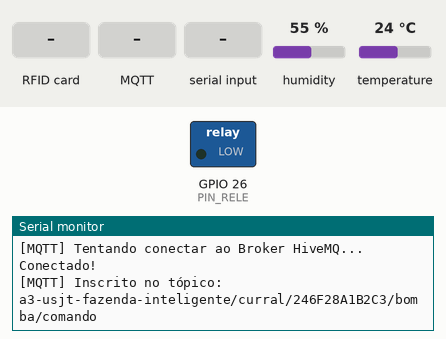
Simulated run of this sketch. Board: ESP32. Shown: switched loads named in the sketch (green lamp = pin HIGH), the last lines printed to the serial monitor. The test bench sets the inputs (shaded band); at power-on: humidity 55 %, temperature 24 °C. WiFi joins after 1.5 s; servers stay silent unless stated; random numbers use the default seed unless the sketch sets one; no MQTT or app messages arrive unless stated.

Above: at 2.8 s.
2.9 s: RFID card E2 80 11 60 held to the reader
At 4.1 s:
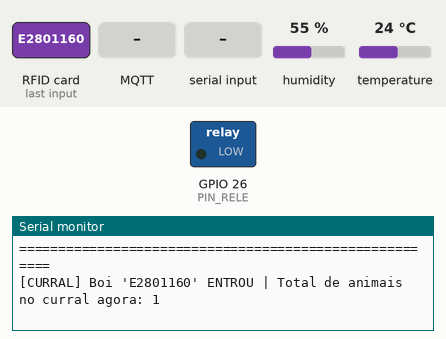
4.4 s: MQTT message "in" arrives on the first subscribed topic
At 5.6 s:
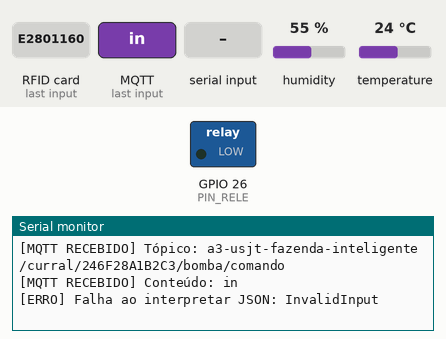
5.9 s: "in\n" received over Serial
At 6.6 s:
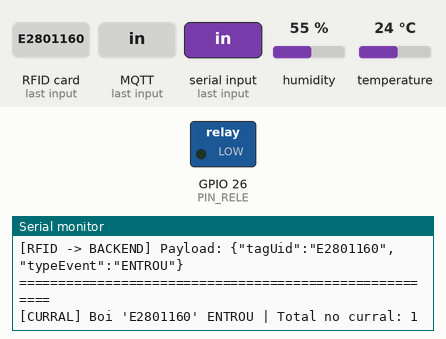
16.5 s: RFID card 5E 7A 19 C4 held to the reader
At 17.0 s:
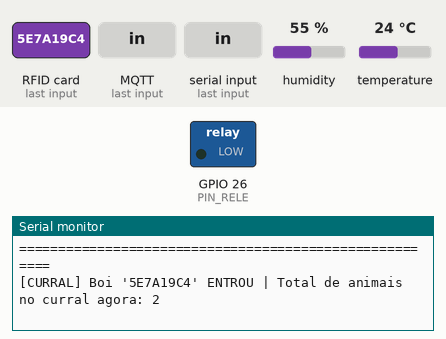
18.0 s: MQTT message "entrou" arrives on the first subscribed topic
At 18.7 s:
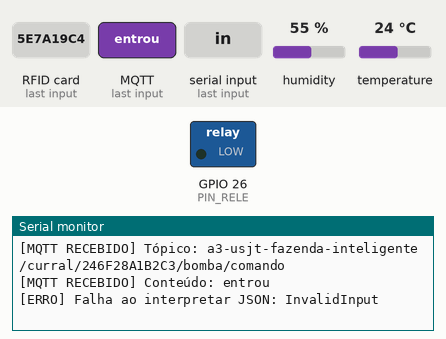
19.5 s: "out\n" received over Serial
At 21.0 s:
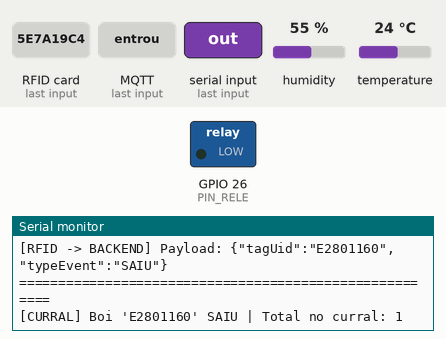

Measured:
- after the input at 2.9 s, the serial monitor: prints a new line at once (image 1)
- after the input at 4.4 s, the serial monitor: prints a new line at once (image 2)
- after the input at 5.9 s, the serial monitor: prints a new line after 0.05 s (image 3)
- after the input at 16.5 s, the serial monitor: prints a new line at once (image 4)
- after the input at 18.0 s, the serial monitor: prints a new line at once (image 5)
- after the input at 19.5 s, the serial monitor: prints a new line at once (image 6)

The sketch:

Iot.ino
```cpp
#include <WiFi.h>
#include <PubSubClient.h>
#include <ArduinoJson.h>
#include <DHT.h>
#include <SPI.h>
#include <MFRC522.h>
#include <vector>

// ============================================================================
// CONFIGURAÇÕES DE REDE E BROKER MQTT
// ============================================================================
// Troque pelo seu Wi-Fi (ou "Wokwi-GUEST" se estiver simulando no Wokwi)
const char* WIFI_SSID     = "Wokwi-GUEST";
const char* WIFI_PASSWORD = "";

// Mesmas configurações do application.yaml do Backend
const char* MQTT_BROKER   = "broker.hivemq.com";
const int   MQTT_PORT     = 1883;
const char* TOPIC_PREFIX  = "a3-usjt-fazenda-inteligente/curral";

// ============================================================================
// PINOS DO HARDWARE (ESP32)
// ============================================================================
#define PIN_RELE      26   // Relé da Bomba d'água
#define PIN_PIR       27   // Sensor de Presença de Animais (PIR)
#define PIN_DHT       32   // Sensor DHT22 (Temperatura e Umidade)
#define PIN_MQ135     34   // Sensor de Odor/Gás (Amônia/Fezes)
#define PIN_RFID_SS   5    // MFRC522 SDA/SS (SPI)
#define PIN_RFID_RST  21   // MFRC522 RST (SPI)
// Pinos SPI padrão ESP32: SCK = 18, MISO = 19, MOSI = 23

#define TIPO_DHT DHT22
DHT dht(PIN_DHT, TIPO_DHT);
MFRC522 rfid(PIN_RFID_SS, PIN_RFID_RST);

WiFiClient espClient;
PubSubClient mqttClient(espClient);

// Identificação e Tópicos Dinâmicos
String macAddress = "";
String topicComando = "";
String topicAck = "";
String topicOdor = "";
String topicStatus = "";
String topicRfid = "";

// Rastreamento Individual de Animais Presentes no Curral
std::vector<String> tagsNoCurral;
unsigned long ultimoRfidLeitura = 0;

// Verifica se um animal específico está dentro do curral
bool isAnimalNoCurral(const String& tagUid) {
  for (size_t i = 0; i < tagsNoCurral.size(); i++) {
    if (tagsNoCurral[i].equalsIgnoreCase(tagUid)) {
      return true;
    }
  }
  return false;
}

// Alterna a presença de um animal específico:
// Se já estava dentro -> SAIU (remove da lista)
// Se não estava dentro -> ENTROU (adiciona na lista)
const char* alternarPresencaAnimal(const String& tagUid) {
  for (size_t i = 0; i < tagsNoCurral.size(); i++) {
    if (tagsNoCurral[i].equalsIgnoreCase(tagUid)) {
      tagsNoCurral.erase(tagsNoCurral.begin() + i);
      return "SAIU";
    }
  }
  tagsNoCurral.push_back(tagUid);
  return "ENTROU";
}

// Controle Não-Bloqueante da Bomba (millis)
bool bombaAtiva = false;
unsigned long tempoInicioBomba = 0;
unsigned long duracaoBombaMs = 0;

// Controle de Envio de Telemetria Periódica
unsigned long ultimoEnvioTelemetria = 0;
const unsigned long INTERVALO_TELEMETRIA = 15000; // Envia odor a cada 15s

// ============================================================================
// FUNÇÕES AUXILIARES
// ============================================================================

// Formata o MAC em 12 caracteres hexadecimais maiúsculos (ex: AABBCCDDEEFF)
String obterMacLimpo() {
  String mac = WiFi.macAddress();
  mac.replace(":", "");
  mac.toUpperCase();
  return mac;
}

// Publica a confirmação (ACK) para destravar o backend imediatamente
void enviarAck(const char* comandoId, const char* status) {
  StaticJsonDocument<128> doc;
  doc["comandoId"] = comandoId;
  doc["status"] = status;

  char buffer[128];
  serializeJson(doc, buffer);

  Serial.printf("\n[MQTT -> BACKEND] Enviando ACK para o tópico: %s\n", topicAck.c_str());
  Serial.printf("[MQTT -> BACKEND] Payload: %s\n", buffer);

  mqttClient.publish(topicAck.c_str(), buffer, false);
}

// Publica evento de leitura RFID para o backend (presença de animal)
void publicarPresencaRfid(String tagUid, const char* evento) {
  StaticJsonDocument<128> doc;
  doc["tagUid"] = tagUid;
  doc["typeEvent"] = evento;

  char buffer[128];
  serializeJson(doc, buffer);

  Serial.println("\n=======================================================");
  Serial.printf("[RFID -> BACKEND] Publicando Evento: %s | Tag: %s\n", evento, tagUid.c_str());
  Serial.printf("[RFID -> BACKEND] Tópico: %s\n", topicRfid.c_str());
  Serial.printf("[RFID -> BACKEND] Payload: %s\n", buffer);
  Serial.println("=======================================================");

  mqttClient.publish(topicRfid.c_str(), buffer, false);
}

// Processa o comando recebido do CleanService do Backend
void processarComandoBomba(String payload) {
  StaticJsonDocument<256> doc;
  DeserializationError erro = deserializeJson(doc, payload);

  if (erro) {
    Serial.printf("[ERRO] Falha ao interpretar JSON: %s\n", erro.c_str());
    return;
  }

  const char* comandoId = doc["comandoId"];
  int duracaoSegundos = doc["duracao"] | 10; // Se vier nulo, assume 10s

  if (!comandoId) {
    Serial.println("[ERRO] JSON recebido sem 'comandoId'!");
    return;
  }

  Serial.println("\n=======================================================");
  Serial.printf("[COMANDO RECEBIDO] Acionar Bomba | ID: %s | Duração: %d s\n", comandoId, duracaoSegundos);
  Serial.println("=======================================================");

  // 1. Liga o relé físico
  digitalWrite(PIN_RELE, HIGH);
  bombaAtiva = true;
  tempoInicioBomba = millis();
  duracaoBombaMs = (unsigned long)duracaoSegundos * 1000;
  Serial.println("[HARDWARE] Bomba d'água LIGADA!");

  // 2. Envia o ACK de volta para o backend destravar o CleanService
  enviarAck(comandoId, "OK");
}

// Callback chamado sempre que chega uma mensagem MQTT assinada
void mqttCallback(char* topic, byte* payload, unsigned int length) {
  String mensagem = "";
  for (unsigned int i = 0; i < length; i++) {
    mensagem += (char)payload[i];
  }

  Serial.printf("\n[MQTT RECEBIDO] Tópico: %s\n", topic);
  Serial.printf("[MQTT RECEBIDO] Conteúdo: %s\n", mensagem.c_str());

  if (String(topic) == topicComando) {
    processarComandoBomba(mensagem);
  }
}

// Conexão Wi-Fi
void conectarWifi() {
  Serial.print("Conectando ao Wi-Fi: ");
  Serial.println(WIFI_SSID);

  WiFi.mode(WIFI_STA);
  WiFi.begin(WIFI_SSID, WIFI_PASSWORD, 6);

  while (WiFi.status() != WL_CONNECTED) {
    delay(250);
    Serial.print(".");
  }

  Serial.println("\n[Wi-Fi] Conectado com sucesso!");
  Serial.print("[Wi-Fi] Endereço IP: ");
  Serial.println(WiFi.localIP());

  // Define os tópicos agora que o MAC está disponível
  macAddress = obterMacLimpo();
  topicComando = String(TOPIC_PREFIX) + "/" + macAddress + "/bomba/comando";
  topicAck     = String(TOPIC_PREFIX) + "/" + macAddress + "/bomba/ack";
  topicOdor    = String(TOPIC_PREFIX) + "/" + macAddress + "/odor/nivel";
  topicStatus  = String(TOPIC_PREFIX) + "/" + macAddress + "/status";
  topicRfid    = String(TOPIC_PREFIX) + "/" + macAddress + "/rfid/leitura";

  Serial.println("-------------------------------------------------------");
  Serial.printf(">>> MAC CADASTRADO NO CURRAL: %s <<<\n", macAddress.c_str());
  Serial.printf(">>> ASSINANDO COMANDOS EM: %s <<<\n", topicComando.c_str());
  Serial.printf(">>> PUBLICANDO RFID EM: %s <<<\n", topicRfid.c_str());
  Serial.println("-------------------------------------------------------");
}

// Reconexão ao Broker MQTT
void reconectarMqtt() {
  while (!mqttClient.connected()) {
    Serial.print("[MQTT] Tentando conectar ao Broker HiveMQ...");

    // Adiciona sufixo aleatório para evitar conflito de ClientID com outras instâncias no broker público
    String clientId = "ESP32-Curral-" + macAddress + "-" + String(random(1000, 9999));

    // Conecta com Last Will (envia OFFLINE se perder sinal)
    if (mqttClient.connect(clientId.c_str(), topicStatus.c_str(), 1, true, "{\"status\":\"OFFLINE\"}")) {
      Serial.println(" Conectado!");

      // Publica status ONLINE
      mqttClient.publish(topicStatus.c_str(), "{\"status\":\"ONLINE\"}", true);

      // Assina o tópico de comando da bomba deste curral
      mqttClient.subscribe(topicComando.c_str(), 1);
      Serial.printf("[MQTT] Inscrito no tópico: %s\n", topicComando.c_str());

    } else {
      Serial.print(" Falhou. Código de erro: ");
      Serial.print(mqttClient.state());
      Serial.println(" Tentando novamente em 3 segundos...");
      delay(3000);
    }
  }
}

// Envia telemetria do MQ-135 e DHT22
void enviarTelemetria() {
  int leituraBruta = analogRead(PIN_MQ135);
  // O slider do sensor MQ no Wokwi vai de 0 a 10.000 ppm.
  // Alimentado em 5V, a saída analógica do sensor no ADC de 12 bits do ESP32 varia de ~350 (ar limpo) a ~3950 (10k ppm).
  int leituraOdor = map(leituraBruta, 350, 3950, 0, 10000);
  leituraOdor = constrain(leituraOdor, 0, 10000);

  float temperatura = dht.readTemperature();
  float umidade = dht.readHumidity();

  StaticJsonDocument<128> doc;
  doc["valor"] = leituraOdor;

  char buffer[128];
  serializeJson(doc, buffer);

  Serial.printf("[TELEMETRIA] Odor: %d ppm (ADC Bruto: %d) | Temp: %.1f C | Umid: %.1f %% -> Publicando...\n",
                leituraOdor, leituraBruta, isnan(temperatura) ? 0.0 : temperatura, isnan(umidade) ? 0.0 : umidade);

  mqttClient.publish(topicOdor.c_str(), buffer, false);
}

// ============================================================================
// SETUP E LOOP
// ============================================================================

void setup() {
  Serial.begin(115200);

  pinMode(PIN_RELE, OUTPUT);
  pinMode(PIN_PIR, INPUT);
  pinMode(PIN_MQ135, INPUT);

  // Inicia com a bomba desligada
  digitalWrite(PIN_RELE, LOW);

  dht.begin();

  // Inicializa o sensor RFID MFRC522 (SPI)
  SPI.begin();
  rfid.PCD_Init();
  Serial.println("[HARDWARE] Sensor RFID MFRC522 inicializado!");

  // Conecta Wi-Fi e configura MQTT
  conectarWifi();
  mqttClient.setServer(MQTT_BROKER, MQTT_PORT);
  mqttClient.setCallback(mqttCallback);
  mqttClient.setBufferSize(512);

  Serial.println("[SISTEMA] Curral Inteligente pronto para receber comandos!");
  Serial.println("[DICA DE TESTE] Teste com múltiplos bois:");
  Serial.println("  - Digite 'entrou E2801160' ou 'entrou A1B2C3D4'");
  Serial.println("  - Digite 'saiu E2801160' ou 'saiu A1B2C3D4'");
  Serial.println("  - Digite 'status' para ver quem está dentro do curral");
  Serial.println("  - Ou simplesmente aproxime diferentes cartões no sensor RFID!");
}

void loop() {
  // Mantém a conexão MQTT ativa
  if (!mqttClient.connected()) {
    reconectarMqtt();
  }
  mqttClient.loop();

  // 1. Temporizador Não-Bloqueante da Bomba d'água
  // Desliga a bomba após esgotar o tempo determinado pelo backend sem travar a placa
  if (bombaAtiva && (millis() - tempoInicioBomba >= duracaoBombaMs)) {
    digitalWrite(PIN_RELE, LOW);
    bombaAtiva = false;
    Serial.println("\n[HARDWARE] Duração da lavagem finalizada. Bomba d'água DESLIGADA!");
  }

  // 2. Telemetria Periódica do Odor (a cada 15 segundos)
  if (millis() - ultimoEnvioTelemetria >= INTERVALO_TELEMETRIA) {
    ultimoEnvioTelemetria = millis();
    enviarTelemetria();
  }

  // 3. Leitura do Sensor RFID MFRC522 (Passagem de Animal no Wokwi ou Placa Física)
  if (rfid.PICC_IsNewCardPresent() && rfid.PICC_ReadCardSerial()) {
    if (millis() - ultimoRfidLeitura >= 2000) { // Debounce de 2s para evitar repetições
      ultimoRfidLeitura = millis();

      String tagUid = "";
      for (byte i = 0; i < rfid.uid.size; i++) {
        if (rfid.uid.uidByte[i] < 0x10) tagUid += "0";
        tagUid += String(rfid.uid.uidByte[i], HEX);
      }
      tagUid.toUpperCase();

      // Alterna a presença ESPECÍFICA DESTE ANIMAL:
      // Se este animal já estava dentro -> SAIU
      // Se este animal estava fora -> ENTROU
      const char* evento = alternarPresencaAnimal(tagUid);

      publicarPresencaRfid(tagUid, evento);
      Serial.printf("[CURRAL] Boi '%s' %s | Total de animais no curral agora: %d\n",
                    tagUid.c_str(), evento, tagsNoCurral.size());
    }
    rfid.PICC_HaltA();
    rfid.PCD_StopCrypto1();
  }

  // 4. Atalho Interativo no Serial Monitor (suporta diferentes animais)
  if (Serial.available() > 0) {
    String input = Serial.readStringUntil('\n');
    input.trim();

    if (input.length() > 0) {
      int spaceIndex = input.indexOf(' ');
      String cmd = (spaceIndex > 0) ? input.substring(0, spaceIndex) : input;
      String tagArg = (spaceIndex > 0) ? input.substring(spaceIndex + 1) : "";
      cmd.toLowerCase();
      tagArg.trim();
      tagArg.toUpperCase();

      // Se a tag não for especificada, usa a Vaca Mimosa como padrão
      if (tagArg.length() == 0 && (cmd == "in" || cmd == "entrou" || cmd == "out" || cmd == "saiu")) {
        tagArg = "E2801160";
      }

      if (cmd == "in" || cmd == "entrou") {
        if (!isAnimalNoCurral(tagArg)) {
          tagsNoCurral.push_back(tagArg);
        }
        publicarPresencaRfid(tagArg, "ENTROU");
        Serial.printf("[CURRAL] Boi '%s' ENTROU | Total no curral: %d\n", tagArg.c_str(), tagsNoCurral.size());
      } else if (cmd == "out" || cmd == "saiu") {
        for (size_t i = 0; i < tagsNoCurral.size(); i++) {
          if (tagsNoCurral[i].equalsIgnoreCase(tagArg)) {
            tagsNoCurral.erase(tagsNoCurral.begin() + i);
            break;
          }
        }
        publicarPresencaRfid(tagArg, "SAIU");
        Serial.printf("[CURRAL] Boi '%s' SAIU | Total no curral: %d\n", tagArg.c_str(), tagsNoCurral.size());
      } else if (cmd == "status") {
        Serial.println("\n-------------------------------------------------------");
        Serial.printf("[STATUS CURRAL] Total de animais presentes: %d\n", tagsNoCurral.size());
        for (size_t i = 0; i < tagsNoCurral.size(); i++) {
          Serial.printf("  -> Boi Tag: %s\n", tagsNoCurral[i].c_str());
        }
        Serial.println("-------------------------------------------------------");
      } else {
        // Se digitou apenas uma Tag RFID (ex: E2801160 ou A1B2C3D4)
        String tagDireta = input;
        tagDireta.toUpperCase();
        const char* evento = alternarPresencaAnimal(tagDireta);
        publicarPresencaRfid(tagDireta, evento);
        Serial.printf("[CURRAL] Boi '%s' %s | Total no curral: %d\n", tagDireta.c_str(), evento, tagsNoCurral.size());
      }
    }
  }
}
```
